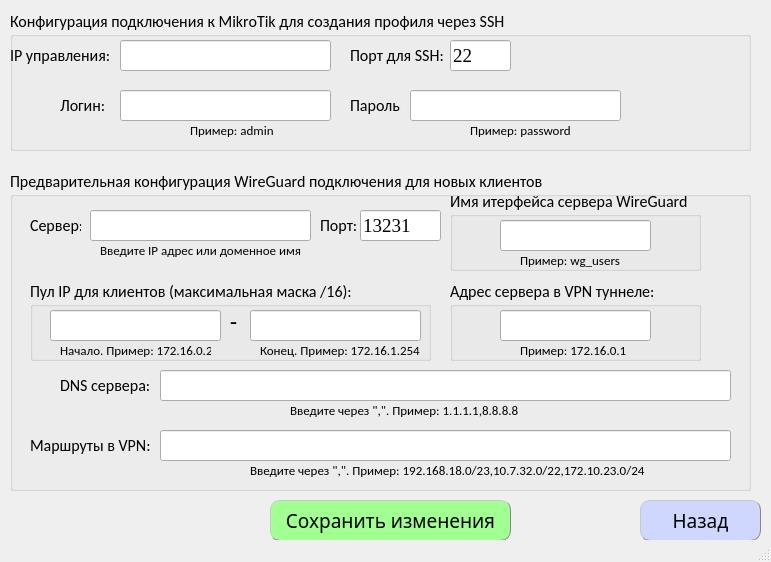
<?xml version="1.0" encoding="UTF-8"?>
<ui version="4.0">
 <class>MainWindow</class>
 <widget class="QMainWindow" name="MainWindow">
  <property name="geometry">
   <rect>
    <x>0</x>
    <y>0</y>
    <width>771</width>
    <height>562</height>
   </rect>
  </property>
  <property name="sizePolicy">
   <sizepolicy hsizetype="Preferred" vsizetype="Preferred">
    <horstretch>0</horstretch>
    <verstretch>0</verstretch>
   </sizepolicy>
  </property>
  <property name="minimumSize">
   <size>
    <width>771</width>
    <height>562</height>
   </size>
  </property>
  <property name="maximumSize">
   <size>
    <width>771</width>
    <height>562</height>
   </size>
  </property>
  <property name="windowTitle">
   <string>Настройка начальной конфигурации VPN WireGuard</string>
  </property>
  <property name="windowIcon">
   <iconset>
    <normaloff>ico.ico</normaloff>ico.ico</iconset>
  </property>
  <property name="documentMode">
   <bool>false</bool>
  </property>
  <property name="tabShape">
   <enum>QTabWidget::Triangular</enum>
  </property>
  <widget class="QWidget" name="centralwidget">
   <widget class="QPushButton" name="pushButton">
    <property name="geometry">
     <rect>
      <x>640</x>
      <y>500</y>
      <width>121</width>
      <height>41</height>
     </rect>
    </property>
    <property name="font">
     <font>
      <family>Sitka Subheading</family>
      <pointsize>14</pointsize>
      <weight>50</weight>
      <bold>false</bold>
     </font>
    </property>
    <property name="styleSheet">
     <string notr="true">QPushButton {
background-color:rgb(208, 215, 255);
color: black;
border-style: outset;
border-width: 1px;
border-radius: 10px;
border-color :rgb(134, 134, 134);
padding: 6px;
}

QPushButton:pressed {
	background-color: #888;
}
QPushButton::hover
{
	background-color:rgb(120, 124, 180);
	color: white;
}
</string>
    </property>
    <property name="text">
     <string>Назад</string>
    </property>
   </widget>
   <widget class="QGroupBox" name="groupBox">
    <property name="geometry">
     <rect>
      <x>10</x>
      <y>10</y>
      <width>741</width>
      <height>141</height>
     </rect>
    </property>
    <property name="font">
     <font>
      <family>Calibri</family>
      <pointsize>12</pointsize>
     </font>
    </property>
    <property name="styleSheet">
     <string notr="true"/>
    </property>
    <property name="title">
     <string>Конфигурация подключения к MikroTik для создания профиля через SSH</string>
    </property>
    <widget class="QLineEdit" name="lineEdit">
     <property name="geometry">
      <rect>
       <x>110</x>
       <y>80</y>
       <width>211</width>
       <height>31</height>
      </rect>
     </property>
     <property name="font">
      <font>
       <family>Times New Roman</family>
       <pointsize>14</pointsize>
      </font>
     </property>
     <property name="text">
      <string/>
     </property>
    </widget>
    <widget class="QLabel" name="label">
     <property name="geometry">
      <rect>
       <x>50</x>
       <y>80</y>
       <width>51</width>
       <height>31</height>
      </rect>
     </property>
     <property name="font">
      <font>
       <family>Calibri</family>
       <pointsize>12</pointsize>
      </font>
     </property>
     <property name="text">
      <string>Логин:</string>
     </property>
    </widget>
    <widget class="QLabel" name="label_6">
     <property name="geometry">
      <rect>
       <x>180</x>
       <y>110</y>
       <width>91</width>
       <height>21</height>
      </rect>
     </property>
     <property name="font">
      <font>
       <family>Calibri</family>
       <pointsize>10</pointsize>
      </font>
     </property>
     <property name="text">
      <string>Пример: admin</string>
     </property>
    </widget>
    <widget class="QLabel" name="label_2">
     <property name="geometry">
      <rect>
       <x>340</x>
       <y>80</y>
       <width>51</width>
       <height>31</height>
      </rect>
     </property>
     <property name="font">
      <font>
       <family>Calibri</family>
       <pointsize>12</pointsize>
      </font>
     </property>
     <property name="text">
      <string>Пароль:</string>
     </property>
    </widget>
    <widget class="QLabel" name="label_7">
     <property name="geometry">
      <rect>
       <x>460</x>
       <y>110</y>
       <width>111</width>
       <height>21</height>
      </rect>
     </property>
     <property name="font">
      <font>
       <family>Calibri</family>
       <pointsize>10</pointsize>
      </font>
     </property>
     <property name="text">
      <string>Пример: password</string>
     </property>
    </widget>
    <widget class="QLineEdit" name="lineEdit_2">
     <property name="geometry">
      <rect>
       <x>400</x>
       <y>80</y>
       <width>211</width>
       <height>31</height>
      </rect>
     </property>
     <property name="font">
      <font>
       <family>Times New Roman</family>
       <pointsize>14</pointsize>
      </font>
     </property>
     <property name="text">
      <string/>
     </property>
     <property name="echoMode">
      <enum>QLineEdit::Password</enum>
     </property>
    </widget>
    <widget class="QLabel" name="label_3">
     <property name="geometry">
      <rect>
       <x>340</x>
       <y>30</y>
       <width>101</width>
       <height>31</height>
      </rect>
     </property>
     <property name="font">
      <font>
       <family>Calibri</family>
       <pointsize>12</pointsize>
      </font>
     </property>
     <property name="text">
      <string>Порт для SSH:</string>
     </property>
    </widget>
    <widget class="QLineEdit" name="lineEdit_3">
     <property name="geometry">
      <rect>
       <x>440</x>
       <y>30</y>
       <width>61</width>
       <height>31</height>
      </rect>
     </property>
     <property name="font">
      <font>
       <family>Times New Roman</family>
       <pointsize>14</pointsize>
      </font>
     </property>
     <property name="text">
      <string>22</string>
     </property>
    </widget>
    <widget class="QLineEdit" name="lineEdit_11">
     <property name="geometry">
      <rect>
       <x>110</x>
       <y>30</y>
       <width>211</width>
       <height>31</height>
      </rect>
     </property>
     <property name="font">
      <font>
       <family>Times New Roman</family>
       <pointsize>14</pointsize>
      </font>
     </property>
     <property name="text">
      <string/>
     </property>
    </widget>
    <widget class="QLabel" name="label_12">
     <property name="geometry">
      <rect>
       <x>0</x>
       <y>30</y>
       <width>101</width>
       <height>31</height>
      </rect>
     </property>
     <property name="font">
      <font>
       <family>Calibri</family>
       <pointsize>12</pointsize>
      </font>
     </property>
     <property name="text">
      <string>IP управления:</string>
     </property>
    </widget>
    <widget class="QLabel" name="label_picture_alarm_2">
     <property name="geometry">
      <rect>
       <x>650</x>
       <y>40</y>
       <width>61</width>
       <height>51</height>
      </rect>
     </property>
     <property name="text">
      <string/>
     </property>
     <property name="pixmap">
      <pixmap>wg.png</pixmap>
     </property>
     <property name="scaledContents">
      <bool>true</bool>
     </property>
    </widget>
   </widget>
   <widget class="QGroupBox" name="groupBox_2">
    <property name="geometry">
     <rect>
      <x>10</x>
      <y>170</y>
      <width>741</width>
      <height>321</height>
     </rect>
    </property>
    <property name="font">
     <font>
      <family>Calibri</family>
      <pointsize>12</pointsize>
     </font>
    </property>
    <property name="styleSheet">
     <string notr="true"/>
    </property>
    <property name="title">
     <string>Предварительная конфигурация WireGuard подключения для новых клиентов</string>
    </property>
    <widget class="QLineEdit" name="lineEdit_4">
     <property name="geometry">
      <rect>
       <x>80</x>
       <y>40</y>
       <width>221</width>
       <height>31</height>
      </rect>
     </property>
     <property name="font">
      <font>
       <family>Times New Roman</family>
       <pointsize>14</pointsize>
      </font>
     </property>
     <property name="text">
      <string/>
     </property>
    </widget>
    <widget class="QLabel" name="label_4">
     <property name="geometry">
      <rect>
       <x>20</x>
       <y>40</y>
       <width>51</width>
       <height>31</height>
      </rect>
     </property>
     <property name="font">
      <font>
       <family>Calibri</family>
       <pointsize>12</pointsize>
      </font>
     </property>
     <property name="text">
      <string>Сервер:</string>
     </property>
    </widget>
    <widget class="QLabel" name="label_8">
     <property name="geometry">
      <rect>
       <x>90</x>
       <y>70</y>
       <width>201</width>
       <height>21</height>
      </rect>
     </property>
     <property name="font">
      <font>
       <family>Calibri</family>
       <pointsize>10</pointsize>
      </font>
     </property>
     <property name="text">
      <string>Введите IP адрес или доменное имя</string>
     </property>
    </widget>
    <widget class="QLabel" name="label_10">
     <property name="geometry">
      <rect>
       <x>310</x>
       <y>40</y>
       <width>41</width>
       <height>31</height>
      </rect>
     </property>
     <property name="font">
      <font>
       <family>Calibri</family>
       <pointsize>12</pointsize>
      </font>
     </property>
     <property name="text">
      <string>Порт:</string>
     </property>
    </widget>
    <widget class="QLineEdit" name="lineEdit_6">
     <property name="geometry">
      <rect>
       <x>350</x>
       <y>40</y>
       <width>81</width>
       <height>31</height>
      </rect>
     </property>
     <property name="font">
      <font>
       <family>Times New Roman</family>
       <pointsize>14</pointsize>
      </font>
     </property>
     <property name="text">
      <string>13231</string>
     </property>
    </widget>
    <widget class="QLabel" name="label_9">
     <property name="geometry">
      <rect>
       <x>280</x>
       <y>230</y>
       <width>231</width>
       <height>21</height>
      </rect>
     </property>
     <property name="font">
      <font>
       <family>Calibri</family>
       <pointsize>10</pointsize>
      </font>
     </property>
     <property name="text">
      <string>Введите через &quot;,&quot;. Пример: 1.1.1.1,8.8.8.8</string>
     </property>
    </widget>
    <widget class="QLabel" name="label_5">
     <property name="geometry">
      <rect>
       <x>50</x>
       <y>200</y>
       <width>91</width>
       <height>31</height>
      </rect>
     </property>
     <property name="font">
      <font>
       <family>Calibri</family>
       <pointsize>12</pointsize>
      </font>
     </property>
     <property name="text">
      <string>DNS сервера:</string>
     </property>
    </widget>
    <widget class="QLineEdit" name="lineEdit_5">
     <property name="geometry">
      <rect>
       <x>150</x>
       <y>200</y>
       <width>571</width>
       <height>31</height>
      </rect>
     </property>
     <property name="font">
      <font>
       <family>Times New Roman</family>
       <pointsize>14</pointsize>
      </font>
     </property>
     <property name="text">
      <string/>
     </property>
    </widget>
    <widget class="QLabel" name="label_15">
     <property name="geometry">
      <rect>
       <x>240</x>
       <y>290</y>
       <width>401</width>
       <height>21</height>
      </rect>
     </property>
     <property name="font">
      <font>
       <family>Calibri</family>
       <pointsize>10</pointsize>
      </font>
     </property>
     <property name="text">
      <string>Введите через &quot;,&quot;. Пример: 192.168.18.0/23,10.7.32.0/22,172.10.23.0/24</string>
     </property>
    </widget>
    <widget class="QLabel" name="label_16">
     <property name="geometry">
      <rect>
       <x>20</x>
       <y>260</y>
       <width>131</width>
       <height>31</height>
      </rect>
     </property>
     <property name="font">
      <font>
       <family>Calibri</family>
       <pointsize>12</pointsize>
      </font>
     </property>
     <property name="text">
      <string>Маршруты в VPN:</string>
     </property>
    </widget>
    <widget class="QLineEdit" name="lineEdit_9">
     <property name="geometry">
      <rect>
       <x>150</x>
       <y>260</y>
       <width>571</width>
       <height>31</height>
      </rect>
     </property>
     <property name="font">
      <font>
       <family>Times New Roman</family>
       <pointsize>14</pointsize>
      </font>
     </property>
     <property name="text">
      <string/>
     </property>
    </widget>
    <widget class="QGroupBox" name="groupBox_3">
     <property name="geometry">
      <rect>
       <x>20</x>
       <y>110</y>
       <width>401</width>
       <height>81</height>
      </rect>
     </property>
     <property name="font">
      <font>
       <family>Calibri</family>
       <pointsize>12</pointsize>
      </font>
     </property>
     <property name="title">
      <string>Пул IP для клиентов (максимальная маска /16):</string>
     </property>
     <widget class="QLabel" name="label_11">
      <property name="geometry">
       <rect>
        <x>30</x>
        <y>60</y>
        <width>151</width>
        <height>21</height>
       </rect>
      </property>
      <property name="font">
       <font>
        <family>Calibri</family>
        <pointsize>10</pointsize>
       </font>
      </property>
      <property name="text">
       <string>Начало. Пример: 172.16.0.2</string>
      </property>
     </widget>
     <widget class="QLabel" name="label_17">
      <property name="geometry">
       <rect>
        <x>200</x>
        <y>30</y>
        <width>16</width>
        <height>21</height>
       </rect>
      </property>
      <property name="font">
       <font>
        <family>Times New Roman</family>
        <pointsize>16</pointsize>
        <weight>75</weight>
        <bold>true</bold>
       </font>
      </property>
      <property name="text">
       <string>-</string>
      </property>
     </widget>
     <widget class="QLineEdit" name="lineEdit_7">
      <property name="geometry">
       <rect>
        <x>20</x>
        <y>30</y>
        <width>171</width>
        <height>31</height>
       </rect>
      </property>
      <property name="font">
       <font>
        <family>Times New Roman</family>
        <pointsize>14</pointsize>
       </font>
      </property>
      <property name="text">
       <string/>
      </property>
     </widget>
     <widget class="QLabel" name="label_18">
      <property name="geometry">
       <rect>
        <x>230</x>
        <y>60</y>
        <width>161</width>
        <height>21</height>
       </rect>
      </property>
      <property name="font">
       <font>
        <family>Calibri</family>
        <pointsize>10</pointsize>
       </font>
      </property>
      <property name="text">
       <string>Конец. Пример: 172.16.1.254</string>
      </property>
     </widget>
     <widget class="QLineEdit" name="lineEdit_10">
      <property name="geometry">
       <rect>
        <x>220</x>
        <y>30</y>
        <width>171</width>
        <height>31</height>
       </rect>
      </property>
      <property name="font">
       <font>
        <family>Times New Roman</family>
        <pointsize>14</pointsize>
       </font>
      </property>
      <property name="text">
       <string/>
      </property>
     </widget>
    </widget>
    <widget class="QGroupBox" name="groupBox_4">
     <property name="geometry">
      <rect>
       <x>440</x>
       <y>110</y>
       <width>251</width>
       <height>81</height>
      </rect>
     </property>
     <property name="font">
      <font>
       <family>Calibri</family>
       <pointsize>12</pointsize>
      </font>
     </property>
     <property name="title">
      <string>Адрес сервера в VPN туннеле:</string>
     </property>
     <widget class="QLabel" name="label_13">
      <property name="geometry">
       <rect>
        <x>70</x>
        <y>60</y>
        <width>131</width>
        <height>21</height>
       </rect>
      </property>
      <property name="font">
       <font>
        <family>Calibri</family>
        <pointsize>10</pointsize>
       </font>
      </property>
      <property name="text">
       <string>Пример: 172.16.0.1</string>
      </property>
     </widget>
     <widget class="QLineEdit" name="lineEdit_8">
      <property name="geometry">
       <rect>
        <x>50</x>
        <y>30</y>
        <width>151</width>
        <height>31</height>
       </rect>
      </property>
      <property name="font">
       <font>
        <family>Times New Roman</family>
        <pointsize>14</pointsize>
       </font>
      </property>
      <property name="text">
       <string/>
      </property>
     </widget>
    </widget>
    <widget class="QGroupBox" name="groupBox_5">
     <property name="geometry">
      <rect>
       <x>440</x>
       <y>20</y>
       <width>251</width>
       <height>81</height>
      </rect>
     </property>
     <property name="font">
      <font>
       <family>Calibri</family>
       <pointsize>12</pointsize>
      </font>
     </property>
     <property name="title">
      <string>Имя итерфейса сервера WireGuard</string>
     </property>
     <widget class="QLabel" name="label_20">
      <property name="geometry">
       <rect>
        <x>70</x>
        <y>60</y>
        <width>131</width>
        <height>21</height>
       </rect>
      </property>
      <property name="font">
       <font>
        <family>Calibri</family>
        <pointsize>10</pointsize>
       </font>
      </property>
      <property name="text">
       <string>Пример: wg_users</string>
      </property>
     </widget>
     <widget class="QLineEdit" name="lineEdit_14">
      <property name="geometry">
       <rect>
        <x>50</x>
        <y>30</y>
        <width>151</width>
        <height>31</height>
       </rect>
      </property>
      <property name="font">
       <font>
        <family>Times New Roman</family>
        <pointsize>14</pointsize>
       </font>
      </property>
      <property name="text">
       <string/>
      </property>
     </widget>
    </widget>
    <zorder>groupBox_4</zorder>
    <zorder>groupBox_3</zorder>
    <zorder>lineEdit_4</zorder>
    <zorder>label_4</zorder>
    <zorder>label_8</zorder>
    <zorder>label_10</zorder>
    <zorder>lineEdit_6</zorder>
    <zorder>label_9</zorder>
    <zorder>label_5</zorder>
    <zorder>lineEdit_5</zorder>
    <zorder>label_15</zorder>
    <zorder>label_16</zorder>
    <zorder>lineEdit_9</zorder>
    <zorder>groupBox_5</zorder>
   </widget>
   <widget class="QPushButton" name="pushButton_2">
    <property name="geometry">
     <rect>
      <x>270</x>
      <y>500</y>
      <width>241</width>
      <height>41</height>
     </rect>
    </property>
    <property name="font">
     <font>
      <family>Sitka Subheading</family>
      <pointsize>14</pointsize>
      <weight>50</weight>
      <bold>false</bold>
     </font>
    </property>
    <property name="styleSheet">
     <string notr="true">QPushButton {
background-color:rgb(162, 255, 146);
color: black;
border-style: outset;
border-width: 1px;
border-radius: 10px;
border-color :rgb(134, 134, 134);
padding: 6px;
}

QPushButton:pressed {
	background-color: #888;
}
QPushButton::hover
{
	background-color: rgb(73, 170, 0);
	color: white;
}
</string>
    </property>
    <property name="text">
     <string>Сохранить изменения</string>
    </property>
   </widget>
  </widget>
  <widget class="QStatusBar" name="statusbar"/>
 </widget>
 <resources/>
 <connections/>
</ui>
